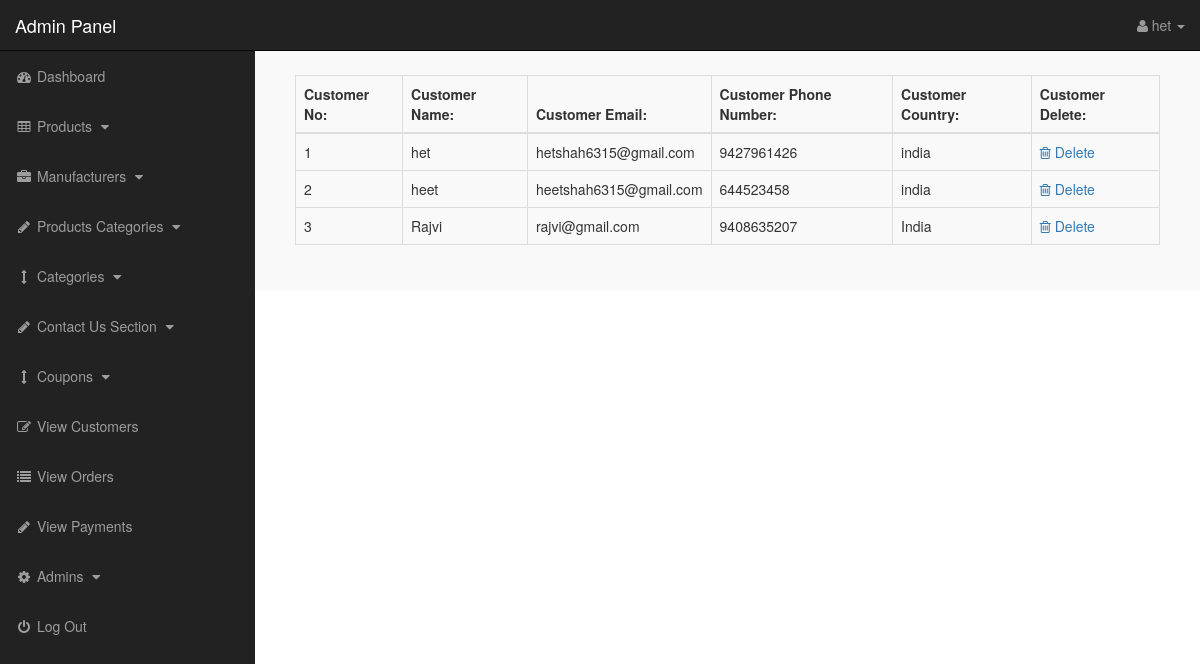
Page /admin/index.php?view_customers (signed in) on the committed database.
### tables this page shows
CREATE TABLE `customers` (
  `customer_id` int(10) NOT NULL,
  `customer_name` varchar(255) NOT NULL,
  `customer_email` varchar(255) NOT NULL,
  `customer_pass` varchar(255) NOT NULL,
  `customer_country` text NOT NULL,
  `customer_city` text NOT NULL,
  `customer_contact` varchar(255) NOT NULL,
  `customer_address` text NOT NULL,
  `customer_image` text NOT NULL,
  `customer_ip` varchar(255) NOT NULL,
  `customer_confirm_code` text NOT NULL
);

### admin/view_customers.php (the view)
<?php
if (!isset($_SESSION['admin_email'])) {
    echo "<script>window.open('../login.php','_self')</script>";
} else {
?>
    <div class="panel-body">
        <div class="table-responsive">
            <table class="table table-bordered table-hover table-striped">
                <thead>
                    <tr>
                        <th>Customer No:</th>
                        <th>Customer Name:</th>
                        <th>Customer Email:</th>
                        <th>Customer Phone Number:</th>
                        <th>Customer Country:</th>
                        <th>Customer Delete:</th>
                    </tr>
                </thead>
                <tbody>
                    <?php
                    $i = 0;
                    $get_c = "select * from customers";
                    $run_c = mysqli_query($con, $get_c);
                    while ($row_c = mysqli_fetch_array($run_c)) {
                        $c_id = $row_c['customer_id'];
                        $c_name = $row_c['customer_name'];
                        $c_email = $row_c['customer_email'];
                        $c_contact = $row_c['customer_contact'];
                        $c_country = $row_c['customer_country'];
                        $i++;
                    ?>
                        <tr>
                            <td><?php echo $i; ?></td>
                            <td><?php echo $c_name; ?></td>
                            <td><?php echo $c_email; ?></td>
                            <td><?php echo $c_contact; ?></td>
                            <td><?php echo $c_country; ?></td>
                            <td>
                                <a href="index.php?customer_delete=<?php echo $c_id; ?>">
                                    <i class="fa fa-trash-o"></i> Delete
                                </a>
                            </td>
                        </tr>
                    <?php } ?>
                </tbody>
            </table>
        </div>
    </div>
    </div>
    </div>
    </div>
<?php } ?>

### admin/index.php (shortened to what this page needs)
<?php
include("includes/db.php");
if (!isset($_SESSION['admin_email'])) {
    echo "<script>window.open('../login.php','_self')</script>";
} else {
?>
    <?php
    $admin_session = $_SESSION['admin_email'];
    $get_admin = "select * from admins  where admin_email='$admin_session'";
    $run_admin = mysqli_query($con, $get_admin);
    $row_admin = mysqli_fetch_array($run_admin);
    $admin_name = $row_admin['admin_name'];
    ?>
    <!DOCTYPE html>
    <html>
    <head>
        <link href="css/bootstrap.min.css" rel="stylesheet">
        <link href="css/style.css" rel="stylesheet">
        <link href="font-awesome/css/font-awesome.min.css" rel="stylesheet">
    </head>
    <body>
        <div id="wrapper">
            <?php include("includes/sidebar.php"); ?>
            <div id="page-wrapper">
                <div class="container-fluid">
                    <?php
                    if (isset($_GET['view_customers'])) {
                        include("view_customers.php");
                    }
                    ?>
    </body>
    </html>
<?php } ?>

### admin/includes/sidebar.php (shortened to what this page needs)
<?php
if (!isset($_SESSION['admin_email'])) {
    echo "<script>window.open('login.php','_self')</script>";
} else {
?>
    <nav class="navbar navbar-inverse navbar-fixed-top">
        <div class="navbar-header">
            <a class="navbar-brand" href="index.php?dashboard">Admin Panel</a>
        </div>
        <ul class="nav navbar-right top-nav">
            <li class="dropdown">
                <a href="#" class="dropdown-toggle" data-toggle="dropdown">
                    <i class="fa fa-user"></i>
                    <?php echo $admin_name; ?> <b class="caret"></b>
                </a>
            </li>
        </ul>
        <div class="collapse navbar-collapse navbar-ex1-collapse">
            <ul class="nav navbar-nav side-nav">
                <li>
                    <a href="index.php?dashboard">
                        <i class="fa fa-fw fa-dashboard"></i> Dashboard
                    </a>
                </li>
                <li>
                    <a href="#" data-toggle="collapse" data-target="#products">
                        <i class="fa fa-fw fa-table"></i> Products
                        <i class="fa fa-fw fa-caret-down"></i>
                    </a>
                </li>
                <li>
                    <a href="#" data-toggle="collapse" data-target="#manufacturers">
                        <i class="fa fa-fw fa-briefcase"></i> Manufacturers
                        <i class="fa fa-fw fa-caret-down"></i>
                    </a>
                </li>
                <li>
                    <a href="#" data-toggle="collapse" data-target="#p_cat">
                        <i class="fa fa-fw fa-pencil"></i> Products Categories
                        <i class="fa fa-fw fa-caret-down"></i>
                    </a>
                </li>
                <li>
                    <a href="#" data-toggle="collapse" data-target="#cat">
                        <i class="fa fa-fw fa-arrows-v"></i> Categories
                        <i class="fa fa-fw fa-caret-down"></i>
                    </a>
                </li>
                <li>
                    <a href="#" data-toggle="collapse" data-target="#contact_us">
                        <i class="fa fa-fw fa-pencil"> </i> Contact Us Section
                        <i class="fa fa-fw fa-caret-down"></i>
                    </a>
                </li>
                <li>
                    <a href="#" data-toggle="collapse" data-target="#coupons">
                        <i class="fa fa-fw fa-arrows-v"></i> Coupons
                        <i class="fa fa-fw fa-caret-down"></i>
                    </a>
                </li>
                <li>
                    <a href="index.php?view_customers">
                        <i class="fa fa-fw fa-edit"></i> View Customers
                    </a>
                </li>
                <li>
                    <a href="index.php?view_orders">
                        <i class="fa fa-fw fa-list"></i> View Orders
                    </a>
                </li>
                <li>
                    <a href="index.php?view_payments">
                        <i class="fa fa-fw fa-pencil"></i> View Payments
                    </a>
                </li>
                <li>
                    <a href="#" data-toggle="collapse" data-target="#users">
                        <i class="fa fa-fw fa-gear"></i> Admins
                        <i class="fa fa-fw fa-caret-down"></i>
                    </a>
                </li>
                <li>
                    <a href="logout.php">
                        <i class="fa fa-fw fa-power-off"></i> Log Out
                    </a>
                </li>
            </ul>
        </div>
    </nav>
<?php } ?>

### admin/css/style.css (style rules this page uses)
body { margin-top:100px; }
@media (min-width: 768px) { body { margin-top:50px; } }
#wrapper { padding-left:0; }
#page-wrapper { width:100%; padding:0; background-color:#F9F9F9; }
@media (min-width: 768px) { #wrapper { padding-left:255px; } }
@media (min-width: 768px) { #page-wrapper { padding:10px; } }
.top-nav { padding:0 15px; }
.top-nav>li { display:inline-block; float:left; }
.top-nav>li>a { padding-top:15px; padding-bottom:15px; line-height:20px; color:#999; }
@media (min-width: 768px) { .side-nav { position:fixed; top:51px; width:255px; border-radius:0; overflow-y:auto; background-color: #222; bottom:0; overflow-x:hidden; padding-bottom:40px; } }
@media (min-width: 768px) { .side-nav>li>a { width:255px; } }
.panel-body { border-radius:5px; }

### rows in the picture
customers: customer_name "het", customer_email "hetshah6315@gmail.com", customer_contact "9427961426", customer_country "india"
customers: customer_name "heet", customer_email "heetshah6315@gmail.com", customer_contact "644523458", customer_country "india"
customers: customer_name "Rajvi", customer_email "rajvi@gmail.com", customer_contact "9408635207", customer_country "India"

### other values in the picture
$admin_name "het"
